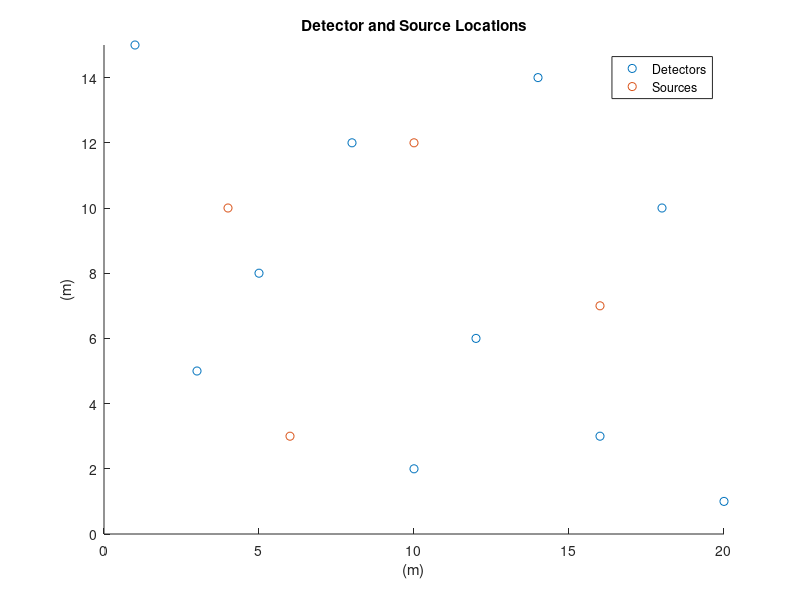
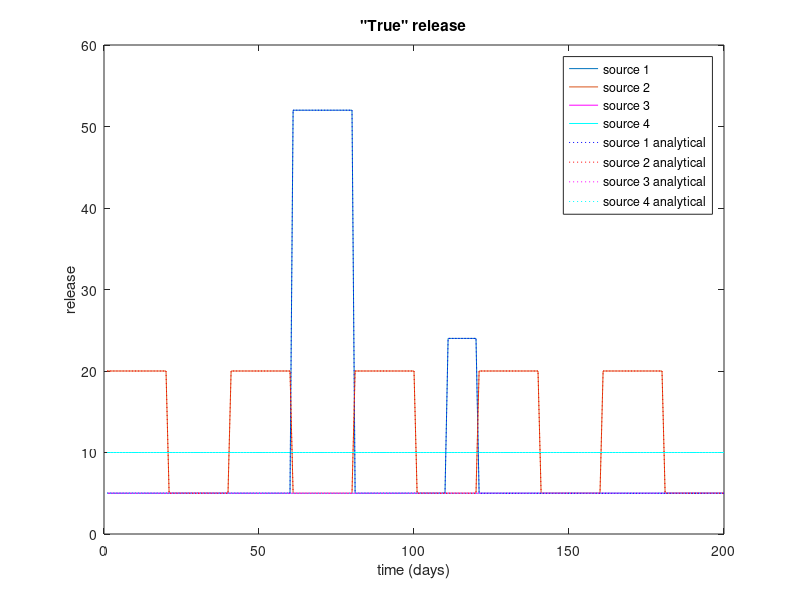

Recreate these plots in MATLAB, in order. (Note: this script raises an error after producing the figures.)
clear, close all

% 4 sources at 4 locations s1, s2, s3, s4. They each have mag/time release
% vector rel1, rel2, rel3, rel4 that tells us the ground truth. 
% we can calc concentration map for x,y grid given s_i and rel_i
% The concentration at each detector point is the sum of the 4
% concentration maps. -- ASSUMPTION. Further work would involve interplay
% of multiple sources. You can easily change the number of detectors by 
% adding/changing the positions in the D_loc vector. Then running this file 
% will create data in file methane_data.txt. The first column are the times
% you are measuring at. The subsequent columns are the measurement values.
% Each column corresponds to a different detector. Make sure the D_loc and
% S_loc locations match in this file and the air_pollution.m file.

% The source number is set to 4. You can modify the true signals. If you 
% want to add number more sources, there's a bit more you'll have to modify. 
%% Data
u = [0,0]; %Vel [m/day]
D = 1.9094; %Diffusion [m^2/day]
%impulse response function
f = @(s_l, d_l, T) diffusion_f(s_l, d_l, T, D, u);

% f = @(s_l, d_l, T) (norm(s_l-d_l))./sqrt(4*pi*D*T.^3).*exp(-(norm(d_l-s_l).^2./(4*D*T)));
% f = @(s_l, d_l, T) (norm(s_l-d_l))./sqrt(4*pi*D*T.^3).*exp(-(norm(d_l-s_l-u*T).^2./(4*D*T)));
% f = @(s_l, d_l, T) (norm(s_l-d_l))./sqrt(4.*pi.*D.*T.^3).*exp(-(vecnorm((d_l'-s_l').*ones(size(u'*T))-u'*T).^2./(4*D*T)));
%% Simulate data
D_loc = [5,8; 8,12; 12,6; 16,3; 14,14;10,2;20,1;3,5;1,15;18,10]; % detector locations
S_loc = [4,10; 6,3; 10,12; 16,7;]; % source locations

n_sources = 4;
n_detectors = length(D_loc);

figure(1); hold on
indices = [5,8,9];
% scatter(D_loc(indices,1),D_loc(indices,2) );
scatter(D_loc(:,1),D_loc(:,2) );
scatter(S_loc(:,1),S_loc(:,2) );
xlim([0 20])
ylim([0 15])
xlabel('(m)'), ylabel('(m)');
legend('Detectors', 'Sources');
title('Detector and Source Locations');
%% times and values of actual release % times in days
tend = 200;
taus = (1:1:tend)'; [m,~] = size(taus);
background = 5;
s_gt = background*ones(m, n_sources); % 1 column per source

% True Release
for i=1:n_sources
    if i==1
        s_gt(61:80,i) = background+47*ones(20,1);
        s_gt(111:120,i) = background+19*ones(10,1);
    elseif i==2
        small = [20*ones(1,20), 5*ones(1,20)];
        rep = repmat(small,1,round(tend/length(small)));
        s_gt(:,i) = rep(1:tend);
    elseif i==3
%         s_gt(41:80,i) = background+35*ones(40,1);
    elseif i==4
        s_gt(:,i) = s_gt(:,i)*2;
    end
end

%the release analytically
san1 = @(t) background + 47*(t>60).*(t<=80) + 19*(t>110).*(t<=120);
san2 = @(t) 20*(t>0).*(t<=20)+5*(t>20).*(t<=40) + 20*(t>40).*(t<=60)+5*(t>60).*(t<=80) + 20*(t>80).*(t<=100) +5*(t>100).*(t<=120)+ 20*(t>120).*(t<=140) +5*(t>140).*(t<=160)+ 20*(t>160).*(t<=180) +5*(t>180).*(t<=200);
% san3 = @(t) background+ 35*(t>40).*(t<=80);
% san2 = @(t) background*ones(size(t));
san3 = @(t) background*ones(size(t));
san4 = @(t) background*2*ones(size(t));

figure(2)
plot(taus,s_gt(:,1),taus,s_gt(:,2),taus,s_gt(:,3), 'm', taus,s_gt(:,4), 'c', taus,san1(taus),'b:', taus,san2(taus), 'r:', taus,san3(taus), 'm:', taus,san3(taus), 'c:')
title('"True" release')
xlabel('time (days)')
ylabel('release')
legend('source 1', 'source 2', 'source 3','source 4','source 1 analytical', 'source 2 analytical', 'source 3 analytical', 'source 4 analytical');

%% concentration observations
n = 221;    %number of observations
ts = 210-200;  %start time
te = 430-200;  %end time
t = (ts:1:te)'; %times of sampling
s1 = S_loc(1,:); s2 = S_loc(2,:); s3 = S_loc(3,:); s4 = S_loc(4,:); 
conc = zeros(n, n_detectors); %per detector, we get samples at different times

for niter = 1:n % for each time sample
    for i=1:n_detectors % for each of the n_detectors, find the concentrations
        F1 = @(tau) f(s1, D_loc(i,:),t(niter)-tau).*san1(tau);
        F2 = @(tau) f(s2, D_loc(i,:),t(niter)-tau).*san2(tau);
        F3 = @(tau) f(s3, D_loc(i,:),t(niter)-tau).*san3(tau);
        F4 = @(tau) f(s4, D_loc(i,:),t(niter)-tau).*san4(tau);
        conc(niter,i) = quad(F1,0.5,200.5) + quad(F2,0.5,200.5)+ quad(F3,0.5,200.5)+quad(F4,0.5,200.5);
    end
end

rng(1);
y = conc+0.2*randn(n,n_detectors);
%%
figure(3) 
hold on

for i=1:n_detectors
    plot(t, conc(:,i), t, y(:,i) ,'.');
end

title('Detector Measurements');
legend(repmat([{'true signal'},{'sampled'}], 1, n_detectors));
xlabel('time (days)');
hold off;

%% SAVE
methane_data = [t,y];
save methane_data.txt -ascii methane_data
% end simulate data 

%% MISC:
% This attempts to create a video of the diffusion of 2 sources. Takes a
% little bit of time.
% Concentration map from 1 s_i
% x = (0:0.01:20);
% y = (0:0.01:15);
% tsource = (1:5:100);
% z1 = zeros(length(x), length(y), length(tsource));
% s1 = [5,5];
% for i=1:length(x)
%     for j=1:length(y)
%         detector_loc = [x(i), y(j)];
%         for k=1:length(tsource)
%             z1(i,j,k) = f(s1, detector_loc, tsource(k));
%         end
%     end
% end
% z = z1;
% v = VideoWriter('test.avi');
% v.FrameRate = 5; 
% open(v);
%  
% set(gca,'nextplot','replacechildren', 'YDir','normal', 'visible', 'off');
% colorbar;
% 
% for k = 1:length(tsource) 
%    imagesc(z(:,:,k));  
%    caxis([0, 0.01]);
%    frame = getframe;
%    writeVideo(v,frame);
% end
% close(v);
% 

%-------------------------------------------------------
